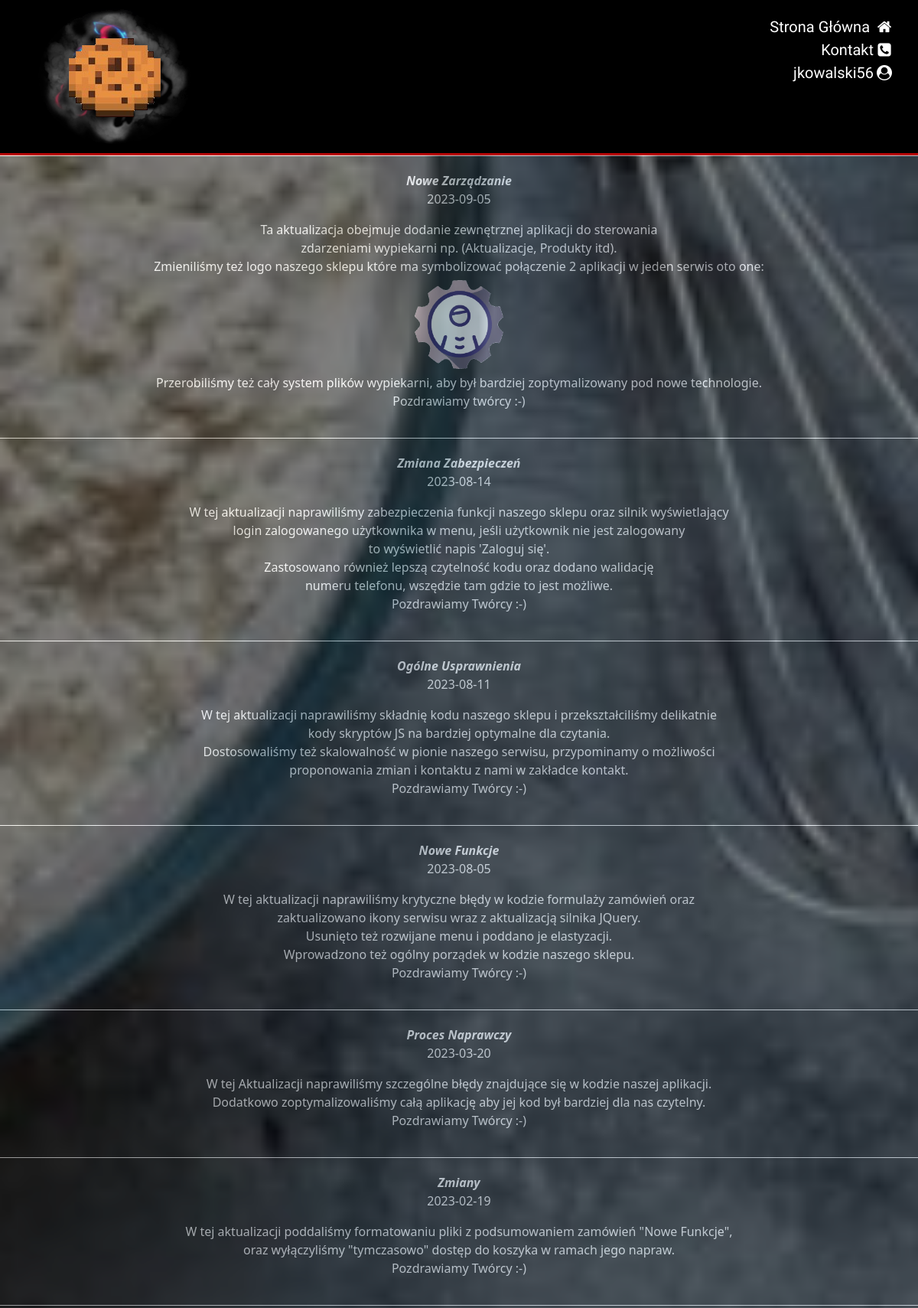
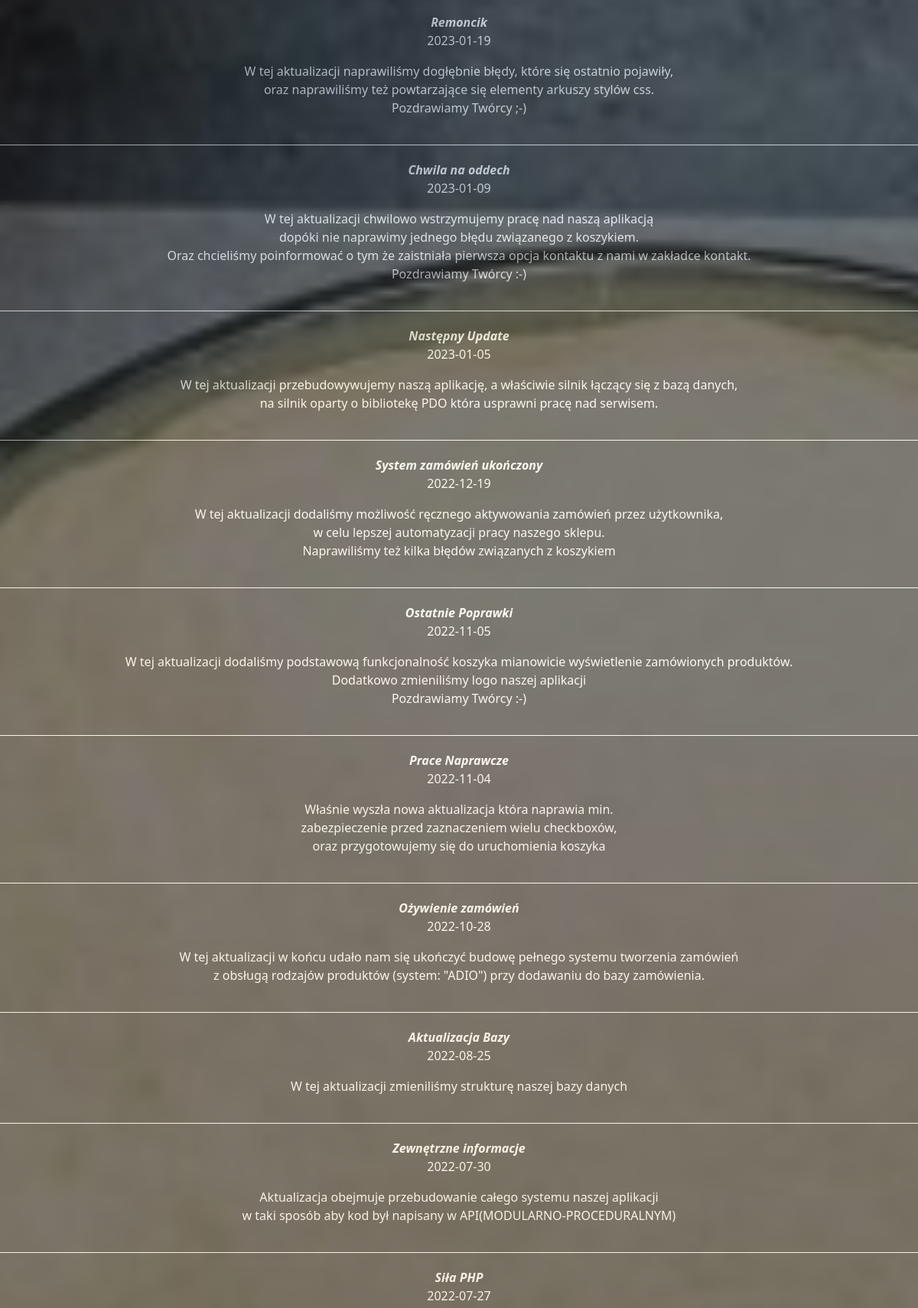
/updates.php (signed in, upper part), run on the app's committed database (2 pictures, top to bottom).
### tables this page shows
CREATE TABLE `aktualizacje` (
  `id` int(11) NOT NULL,
  `name` text NOT NULL,
  `date` text NOT NULL,
  `description` text NOT NULL
);

### updates.php (the view, shortened to what this page needs)
<?php
require_once('PDO.php');
$query = $db->prepare("SELECT * FROM aktualizacje ORDER BY id DESC");
$query->execute();
$log = @$_SESSION['profile'];
if (isset($log)) {
  $nick = $log;
} else {
  $nick = 'Zaloguj się';
}
?>
<!DOCTYPE html>
<html lang="pl-PL">
<head>
    <link rel="stylesheet" href="css/bootstrap.min.css" type="text/css" />
    <link rel="stylesheet" href="css1/fontello.css" type="text/css" />
    <link rel="stylesheet" href="style.css" type="text/css" />
</head>
<body>
    <div class="up">
        <div id="logo" onclick="showTimerWithDate()">
            <div id="a">
                <img src="img/logo1.png" title="Logo" alt="Logo" />
            </div>
        </div>
        <ul>
            <li>
                <a href="http://localhost/Wypiekarnia/">Strona Główna <i class="icon-home"></i></a>
            </li>
            <li>
                <a href="http://localhost/Wypiekarnia/contact.php">Kontakt<i class="icon-phone-squared"></i></a>
            </li>
            <li>
                <a href="http://localhost/Wypiekarnia/loginForm.php"><?php echo $nick; ?><i class='icon-user-circle'></i></a>
            </li>
        </ul>
    </div>
    <div class="main">
        <div id="c">
            <?php
            while ($row = $query->fetch()) {
            ?>
                <div id="front-zwrot">
                    <b><i><?php echo $row['name'] ?></i></b>
                    <p><?php echo $row['date'] ?></p>
                    <p id="#"><?php echo $row['description'] ?></p>
                </div>
            <?php
            }
            ?>
        </div>
    </div>
</body>
</html>

### style.css (style rules this page uses)
body { background-color: #000; margin: 0; padding: 0; width: 100%; background-image: url("img/tło.png"); background-attachment: fixed; background-position: center; background-repeat: no-repeat; background-size: cover; }
.up { border-bottom: 3px solid #b70000; background-color: #000; margin: 0; padding: 0; width: 100%; color: #fff; font-family: "Gloria Hallelujah", cursive; display: flex; justify-content: space-between; padding-left: 50px; padding-right: 30px; }
#logo { margin: 0; width: 200px; padding: 0; float: left; }
.up > ul { list-style-type: none; padding-top: 20px !important; padding: 0; margin: 0; font-size: 20px; }
.up > ul > li { font-family: "Special Elite", cursive; text-align: right; }
.up > ul > li > a { text-decoration: none; color: #fff; }
#a { margin: 0; }
.main { padding: 0; text-align: center; height: 100vh; width: 100%; }
.main img { border-radius: 50px; width: 80vw; height: 80vw; border: #000 6px solid; }

### updates.php (style rules this page uses)
#front-zwrot { width: auto; height: auto; background-color: #000; opacity: 0.5; color: #fff; padding: 20px; margin-left: auto; margin-right: auto; margin: 0; text-shadow: #000; border-top: #fff solid 1px; }
#front-zwrot>b { display: inline-block; background-color: #000; color: #fff; }
#c { overflow-y: scroll; height: 100vh; }
#front-zwrot>p { display: inline-block; color: #fff; width: 100%; }
#k { border-radius: 0; width: 128px; height: 128px; }

### data on the page
aktualizacje: name "Nowe Zarządzanie", date "2023-09-05", description "Ta aktualizacja obejmuje dodanie zewnętrznej aplikacji do sterowania zdarzeniami wypiekarni np. (Aktualizacje, Produkty itd). Zmieniliśmy też logo naszego sklepu które ma symbolizować połączenie 2 aplikacji w jeden serwis oto one: Przerobiliśmy też cały system plików wypiekarni, aby był bardziej zoptymalizowany pod nowe technologie. Pozdrawiamy twórcy :-)", description (picture)
aktualizacje: name "Zmiana Zabezpieczeń", date "2023-08-14", description "W tej aktualizacji naprawiliśmy zabezpieczenia funkcji naszego sklepu oraz silnik wyświetlający login zalogowanego użytkownika w menu, jeśli użytkownik nie jest zalogowany to wyświetlić napis 'Zaloguj się'. Zastosowano również lepszą czytelność kodu oraz dodano walidację numeru telefonu, wszędzie tam gdzie to jest możliwe. Pozdrawiamy Twórcy :-)"
aktualizacje: name "Ogólne Usprawnienia", date "2023-08-11", description "W tej aktualizacji naprawiliśmy składnię kodu naszego sklepu i przekształciliśmy delikatnie kody skryptów JS na bardziej optymalne dla czytania. Dostosowaliśmy też skalowalność w pionie naszego serwisu, przypominamy o możliwości proponowania zmian i kontaktu z nami w zakładce kontakt. Pozdrawiamy Twórcy :-)"
aktualizacje: name "Nowe Funkcje", date "2023-08-05", description "W tej aktualizacji naprawiliśmy krytyczne błędy w kodzie formulaży zamówień oraz zaktualizowano ikony serwisu wraz z aktualizacją silnika JQuery. Usunięto też rozwijane menu i poddano je elastyzacji. Wprowadzono też ogólny porządek w kodzie naszego sklepu. Pozdrawiamy Twórcy :-)"
aktualizacje: name "Proces Naprawczy", date "2023-03-20", description "W tej Aktualizacji naprawiliśmy szczególne błędy znajdujące się w kodzie naszej aplikacji. Dodatkowo zoptymalizowaliśmy całą aplikację aby jej kod był bardziej dla nas czytelny. Pozdrawiamy Twórcy :-)"
aktualizacje: name "Zmiany", date "2023-02-19", description "W tej aktualizacji poddaliśmy formatowaniu pliki z podsumowaniem zamówień \"Nowe Funkcje\", oraz wyłączyliśmy \"tymczasowo\" dostęp do koszyka w ramach jego napraw. Pozdrawiamy Twórcy :-)"
aktualizacje: name "Remoncik", date "2023-01-19", description "W tej aktualizacji naprawiliśmy dogłębnie błędy, które się ostatnio pojawiły, oraz naprawiliśmy też powtarzające się elementy arkuszy stylów css. Pozdrawiamy Twórcy ;-)"
aktualizacje: name "Chwila na oddech", date "2023-01-09", description "W tej aktualizacji chwilowo wstrzymujemy pracę nad naszą aplikacją dopóki nie naprawimy jednego błędu związanego z koszykiem. Oraz chcieliśmy poinformować o tym że zaistniała pierwsza opcja kontaktu z nami w zakładce kontakt. Pozdrawiamy Twórcy :-)"
aktualizacje: name "Następny Update", date "2023-01-05", description "W tej aktualizacji przebudowywujemy naszą aplikację, a właściwie silnik łączący się z bazą danych, na silnik oparty o bibliotekę PDO która usprawni pracę nad serwisem."
aktualizacje: name "System zamówień ukończony", date "2022-12-19", description "W tej aktualizacji dodaliśmy możliwość ręcznego aktywowania zamówień przez użytkownika, w celu lepszej automatyzacji pracy naszego sklepu. Naprawiliśmy też kilka błędów związanych z koszykiem"
aktualizacje: name "Ostatnie Poprawki", date "2022-11-05", description "W tej aktualizacji dodaliśmy podstawową funkcjonalność koszyka mianowicie wyświetlenie zamówionych produktów. Dodatkowo zmieniliśmy logo naszej aplikacji Pozdrawiamy Twórcy :-)"
aktualizacje: name "Prace Naprawcze", date "2022-11-04", description "Właśnie wyszła nowa aktualizacja która naprawia min. zabezpieczenie przed zaznaczeniem wielu checkboxów, oraz przygotowujemy się do uruchomienia koszyka"
aktualizacje: name "Ożywienie zamówień", date "2022-10-28", description "W tej aktualizacji w końcu udało nam się ukończyć budowę pełnego systemu tworzenia zamówień z obsługą rodzajów produktów (system: \"ADIO\") przy dodawaniu do bazy zamówienia."
aktualizacje: name "Aktualizacja Bazy", date "2022-08-25", description "W tej aktualizacji zmieniliśmy strukturę naszej bazy danych"
aktualizacje: name "Zewnętrzne informacje", date "2022-07-30", description "Aktualizacja obejmuje przebudowanie całego systemu naszej aplikacji w taki sposób aby kod był napisany w API(MODULARNO-PROCEDURALNYM)"
aktualizacje: name "Siła PHP", date "2022-07-27"

### other printed values
$nick "jkowalski56"
